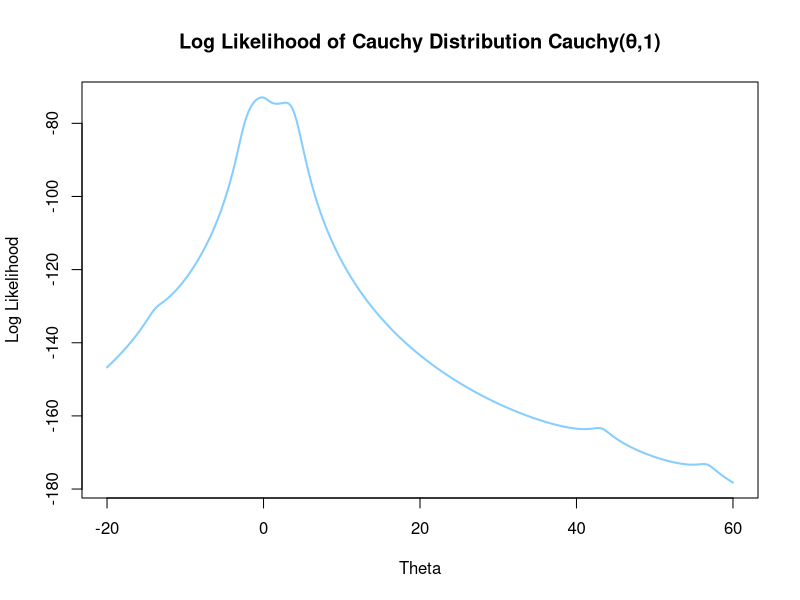

This chart was generated by the following R code: (Note: this script raises an error after producing the figure.)
#Assignment 1
#1
#reading the data , my x 's
data = c(1.77, -0.23, 2.76, 3.80, 3.47, 56.75, -1.34, 4.24, -2.44, 3.29
                  , 3.71, -2.40, 4.53, -0.07,
                  -1.05, -13.87, -2.53, -1.75, 0.27, 43.21)

pi
mean_data <- mean(data) #finding the mean of my dataset
mean_data

#my pdf cauchy(θ,1)
cauchy_pdf <- function(x,theta){
  1/(pi*(1+(x-theta)^2))
}

#and its logLikelihood
logLikelihood <- function(x,theta){
  n <- length(x)
  -n*log(pi)-sum(log((1+(x-theta)^2)))
}

#creating values to use to draw the line/loglikelihood on the x axis
theta_values = seq(-20,60,by = 0.1)

#now taking values for the y axis for its x (theta) in the graph
log_likelihoods <- sapply(theta_values, logLikelihood, x = data)#(argument,function,extra arg)

#now plotting the graph
plot(theta_values, log_likelihoods, type = 'l', col = 'skyblue1',
     main = 'Log Likelihood of Cauchy Distribution Cauchy(θ,1)',
     xlab = 'Theta', ylab = 'Log Likelihood', lwd = 2)

#now the Newton Raphson for the MLE

#first derivative
grad = function(theta){
  sum(2*(data-theta)/(1+(data - theta)^2))
}

#second derivative
hessian = function(theta){
  sum(2*((data-theta)^2 - 1)/(1+(data-theta)^2)^2)
}

# NR Algorithm

newton_raphson = function(x0){
  iter = 0  #counter
  t=0      #checks when NR stops
  while(t==0){
    iter = iter + 1
    xnew = x0 - grad(x0)/hessian(x0) #NR formula
    print(c(xnew,iter))
    if(abs(x0-xnew)<=1e-6){ #convergence criterion
      t=1
      x0=xnew
    }
    x0=xnew
  }
  return(x0)
}

newton_raphson(-11)
newton_raphson(8)
newton_raphson(mean(data))
x0 = c(-1,0,1.5,4,4.7,7,38)

results = sapply(x0,newton_raphson)

results_df = data.frame(Initial_Theta = x0, Final_Theta = results)
results_df

ismle = sapply(x0,hessian)
ismle

outcome = NULL
for(i in 1:length(results)){
  if (ismle[i]<0){
    outcome = c(outcome,"yes")
  }else{
    outcome =  c(outcome,"no")
  }
}
outcome

mle_verif = data.frame(Initial_Theta = x0,solution = results, hessian_value = ismle, is.mle = outcome)
mle_verif

#2

newton_raphson_mod = function(x0){
  iter = 0  #counter
  t = 0     #checks when NR stops
  while(t == 0){
    iter = iter + 1
    hessianValue = hessian(x0)  # Store the hessian value in a variable
    if (hessianValue > 0){
      hessianValue <- -abs(hessianValue)  # Modify the variable if needed
    }
    delta <- -grad(x0) / hessianValue  # Use the variable here
    xnew = x0 + delta #NR formula
    while (logLikelihood(data, xnew) < logLikelihood(data, x0)){#checks if i jump over the maximum and i end up in a lower position,because i only expect to go up
      delta <- delta / 2  #so i cut the step in half
      xnew = x0 + delta
    }
    print(c(xnew, iter))
    if(abs(x0 - xnew) <= 1e-6){ #convergence criterion
      t = 1
    }
    x0 = xnew
  }
  return(x0)
}


modified_results = sapply(x0,newton_raphson_mod)

modified_results_df = data.frame(Initial_Theta = x0, Final_Theta = modified_results)
modified_results_df

